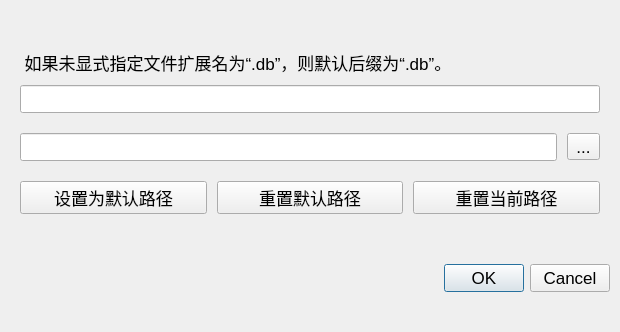
<?xml version="1.0" encoding="UTF-8"?>
<ui version="4.0">
 <class>NewDBFileDialog</class>
 <widget class="QDialog" name="NewDBFileDialog">
  <property name="geometry">
   <rect>
    <x>0</x>
    <y>0</y>
    <width>620</width>
    <height>320</height>
   </rect>
  </property>
  <property name="sizePolicy">
   <sizepolicy hsizetype="Preferred" vsizetype="Preferred">
    <horstretch>0</horstretch>
    <verstretch>0</verstretch>
   </sizepolicy>
  </property>
  <property name="windowTitle">
   <string>Dialog</string>
  </property>
  <property name="styleSheet">
   <string notr="true">* {
  font: 13pt;
}</string>
  </property>
  <layout class="QVBoxLayout" name="dialogLayout">
   <property name="spacing">
    <number>40</number>
   </property>
   <property name="leftMargin">
    <number>10</number>
   </property>
   <property name="topMargin">
    <number>40</number>
   </property>
   <property name="rightMargin">
    <number>10</number>
   </property>
   <property name="bottomMargin">
    <number>40</number>
   </property>
   <item>
    <widget class="QWidget" name="centrialWidget" native="true">
     <property name="sizePolicy">
      <sizepolicy hsizetype="Preferred" vsizetype="Fixed">
       <horstretch>0</horstretch>
       <verstretch>0</verstretch>
      </sizepolicy>
     </property>
     <layout class="QVBoxLayout" name="centrialLayout">
      <property name="spacing">
       <number>20</number>
      </property>
      <property name="leftMargin">
       <number>10</number>
      </property>
      <property name="topMargin">
       <number>10</number>
      </property>
      <property name="rightMargin">
       <number>10</number>
      </property>
      <property name="bottomMargin">
       <number>10</number>
      </property>
      <item>
       <layout class="QVBoxLayout" name="nameLayout">
        <property name="spacing">
         <number>10</number>
        </property>
        <item>
         <widget class="QLabel" name="nameLabel">
          <property name="text">
           <string> 如果未显式指定文件扩展名为“.db”，则默认后缀为“.db”。</string>
          </property>
         </widget>
        </item>
        <item>
         <widget class="QLineEdit" name="nameLineEdit">
          <property name="text">
           <string/>
          </property>
         </widget>
        </item>
       </layout>
      </item>
      <item>
       <layout class="QHBoxLayout" name="pathLayout">
        <property name="spacing">
         <number>10</number>
        </property>
        <item>
         <widget class="QLineEdit" name="pathLineEdit">
          <property name="styleSheet">
           <string notr="true"/>
          </property>
          <property name="dragEnabled">
           <bool>false</bool>
          </property>
          <property name="cursorMoveStyle">
           <enum>Qt::LogicalMoveStyle</enum>
          </property>
          <property name="clearButtonEnabled">
           <bool>false</bool>
          </property>
         </widget>
        </item>
        <item>
         <widget class="QToolButton" name="toolButton">
          <property name="text">
           <string>...</string>
          </property>
         </widget>
        </item>
       </layout>
      </item>
      <item>
       <layout class="QHBoxLayout" name="toolLayout">
        <property name="spacing">
         <number>10</number>
        </property>
        <item>
         <widget class="QPushButton" name="pushButton_1">
          <property name="text">
           <string>设置为默认路径</string>
          </property>
         </widget>
        </item>
        <item>
         <widget class="QPushButton" name="pushButton_2">
          <property name="text">
           <string>重置默认路径</string>
          </property>
         </widget>
        </item>
        <item>
         <widget class="QPushButton" name="pushButton_3">
          <property name="text">
           <string>重置当前路径</string>
          </property>
         </widget>
        </item>
       </layout>
      </item>
     </layout>
    </widget>
   </item>
   <item>
    <widget class="QDialogButtonBox" name="buttonBox">
     <property name="orientation">
      <enum>Qt::Horizontal</enum>
     </property>
     <property name="standardButtons">
      <set>QDialogButtonBox::Cancel|QDialogButtonBox::Ok</set>
     </property>
     <property name="centerButtons">
      <bool>false</bool>
     </property>
    </widget>
   </item>
  </layout>
 </widget>
 <resources/>
 <connections>
  <connection>
   <sender>buttonBox</sender>
   <signal>accepted()</signal>
   <receiver>NewDBFileDialog</receiver>
   <slot>accept()</slot>
   <hints>
    <hint type="sourcelabel">
     <x>248</x>
     <y>254</y>
    </hint>
    <hint type="destinationlabel">
     <x>157</x>
     <y>274</y>
    </hint>
   </hints>
  </connection>
  <connection>
   <sender>buttonBox</sender>
   <signal>rejected()</signal>
   <receiver>NewDBFileDialog</receiver>
   <slot>reject()</slot>
   <hints>
    <hint type="sourcelabel">
     <x>316</x>
     <y>260</y>
    </hint>
    <hint type="destinationlabel">
     <x>286</x>
     <y>274</y>
    </hint>
   </hints>
  </connection>
 </connections>
</ui>
